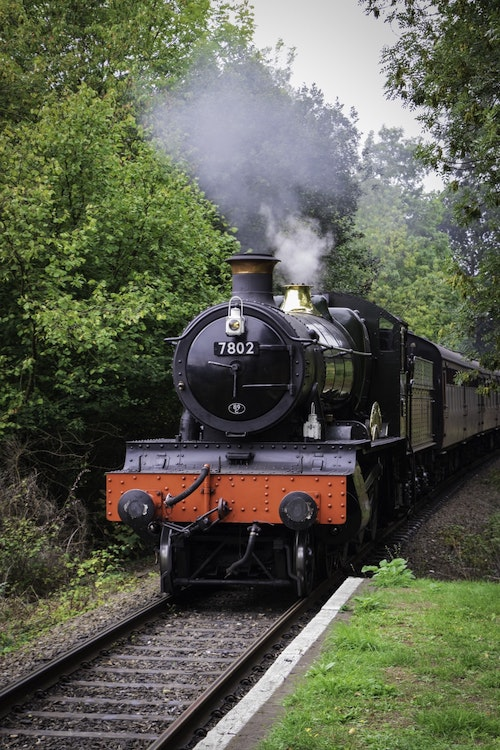
#> input picture pr_05/img.jpeg, 500 x 750 px, found by its file name
$ python filter.py
#> lines starting #> are read from the running program, lines starting #| are printed output that depends on the picture
from PIL import Image, ImageDraw
import numpy as np
class MyImage:
    F = 0.0625
    # F = 0.03125
    def __init__(self, image_path):
#> called with image_path = 'img.jpeg'
        self.image = Image.open(image_path)
#> self.image is the input picture: PIL image 500x750 RGB; mean R, G, B 91.3, 94.1, 79
        self.input_pixels = self.image.load()
        self.output_image = Image.new("RGB", self.image.size)
#> self.output_image: PIL image 500x750 RGB; every value is 0
        self.draw = ImageDraw.Draw(self.output_image)
        self.width = self.image.width
#> self.width = 500
        self.height = self.image.height
#> self.height = 750

    # [18 lines left out: function conv_gauss_blur, not called in this run]
    def dilation(self, kernel_matrix=(np.array([[0,1,0],[1,1,1],[0,0,0]])*F)):
        # Middle of the kernel
        offset = len(kernel_matrix) // 2
        # Compute convolution between intensity and kernels
        for x in range(offset, self.image.width - offset):
            for y in range(offset, self.image.height - offset):
                current_px_color = self.input_pixels[x, y]
                acc = [0, 0, 0]
                temp_acc_r = []
                temp_acc_g = []
                temp_acc_b = []
                for a in range(len(kernel_matrix)):
                    for b in range(len(kernel_matrix)):
                        xn = x + a - offset
                        yn = y + b - offset
                        pixel = self.input_pixels[xn, yn]
                        acc[0] += pixel[0] + kernel_matrix[a][b]
                        acc[1] += pixel[1] + kernel_matrix[a][b]
                        acc[2] += pixel[2] + kernel_matrix[a][b]
                        temp_acc_r.append(acc[0])
                        temp_acc_g.append(acc[1])
                        temp_acc_b.append(acc[2])
                self.draw.point((x, y), (int(max(temp_acc_r)+current_px_color[0]), int(max(temp_acc_g)+current_px_color[1]), int(max(temp_acc_b)+current_px_color[2])))
        self.output_image.show()
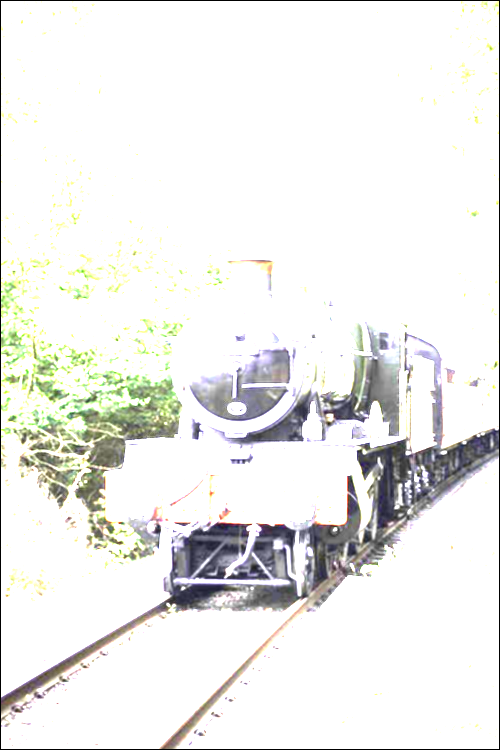
#> shown: PIL image 500x750 RGB; mean R, G, B 237.1, 237.3, 235
        self.output_image.save("dilation_output111.png")
    # [25 lines left out: function erosion, not called in this run]

m = MyImage('img.jpeg')
# m.conv_gauss_blur()
m.dilation()
# m.erosion()
# m.conv_gauss_blur(np.array([[1,0,1],[2,0,-2],[1,0,1]]))
